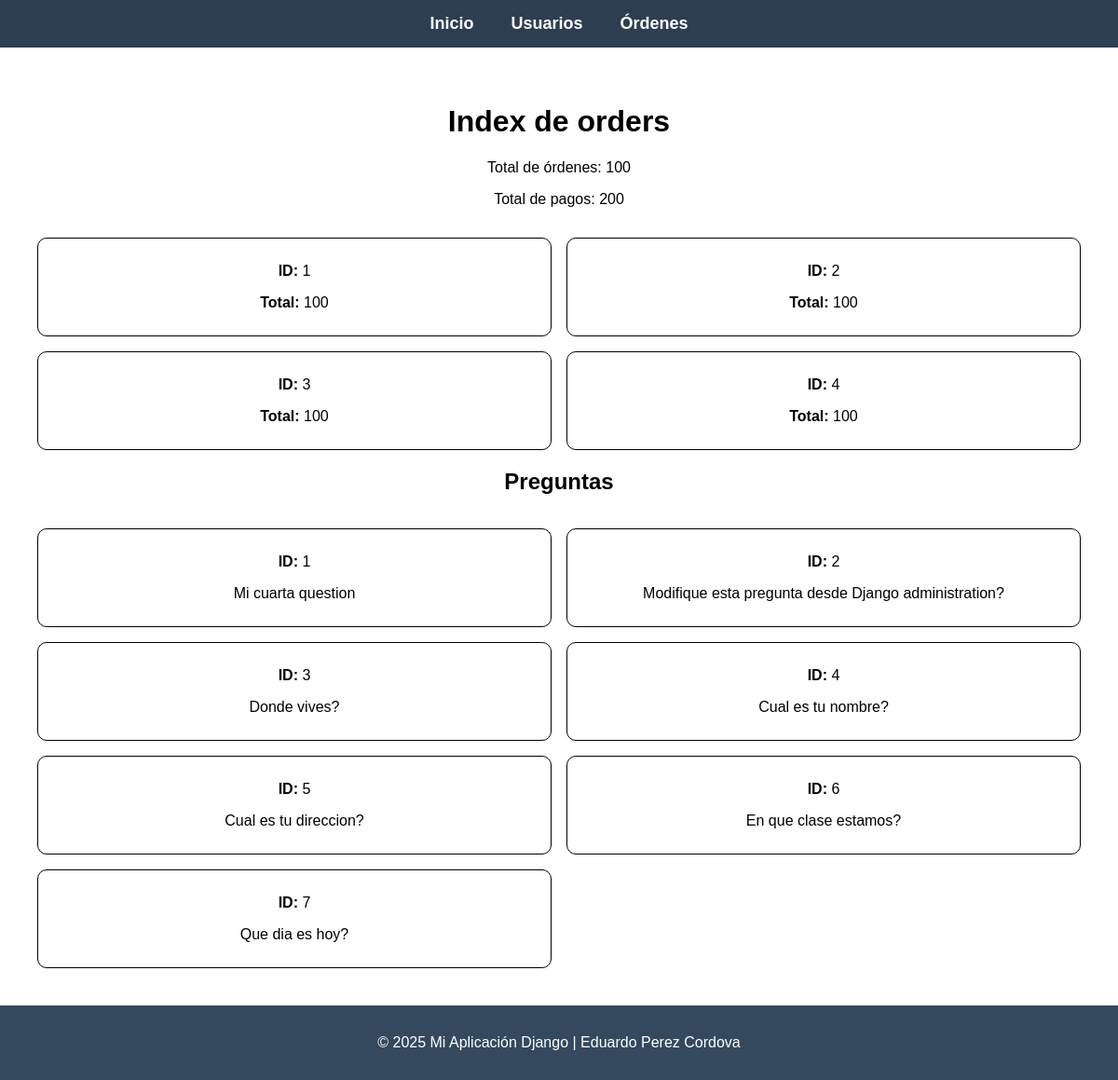
The app's page /orders/list with its own data.
### orders/models.py (models this page shows, shortened)
class Question(models.Model):
    question_text = models.CharField(max_length=200)
    pub_date = models.DateTimeField("date published")

### orders/views.py (the view)
# urls.py: path("list", views.indexOrders, name="order-list"),
def indexOrders(request):
    questions = Question.objects.all()
    data = {
        "questions":questions,
        "titulo":"Index de orders",
        "total_orders":100,
        "total_payments":200,
        "orders":[
            {
                 "id":1, "total":100
            },
        {
            "id":2, "total":100
        },
        {
            "id":3, "total":100
        },
        {
            "id":4, "total":100
        }
        ]
    }
    return render(request,'orders/index.html',data)

### modelo_app/templates/orders/index.html
{% extends "base/base.html" %}
{% load static %}
{% block styles %}
    <link rel="stylesheet" href="{% static 'css/orders.css' %}">
{% endblock %}
{% block content %}
    <div class="orders-section">
        <h1>{{ titulo }}</h1>
        <p>Total de órdenes: {{ total_orders }}</p>
        <p>Total de pagos: {{ total_payments }}</p>
        <div class="orders-container">
            {% for item in orders %}
                <div class="order-card">
                    <p><strong>ID:</strong> {{ item.id }}</p>
                    <p><strong>Total:</strong> {{ item.total }}</p>
                </div>
            {% empty %}
                <p>No hay órdenes registradas.</p>
            {% endfor %}
        </div>
        <h2>Preguntas</h2>
        <div class="questions-container">
            {% for q in questions %}
                <div class="question-card">
                    <p><strong>ID:</strong> {{ q.id }}</p>
                    <p>{{ q.question_text }}</p>
                </div>
            {% empty %}
                <p>No hay preguntas registradas.</p>
            {% endfor %}
        </div>
    </div>
{% endblock %}

### modelo_app/static/css/menu.css (style rules this page uses)
body { display: flex; flex-direction: column; min-height: 100vh; margin: 0; padding: 0; font-family: Arial, sans-serif; }

### modelo_app/static/css/orders.css (style rules this page uses)
.orders-section { background-color: white; color: black; max-width: 1200px; margin: auto; padding: 20px; text-align: center; }
.orders-section h1, .orders-section h2 { color: black; text-align: center; }
.orders-section p { text-align: center; font-size: 16px; }
.orders-container, .questions-container { display: grid; grid-template-columns: repeat(2, 1fr); gap: 1rem; padding-top: 1rem; max-width: 100%; margin: auto; }
.order-card, .question-card { text-align: center; color: black; font-size: 20px; border: 1px solid black; padding: 10px; border-radius: 10px; background-color: rgba(255, 255, 255, 0.1); }

### records on screen
Question: id "1", question_text "Mi cuarta question"
Question: id "2", question_text "Modifique esta pregunta desde Django administration?"
Question: id "3", question_text "Donde vives?"
Question: id "4", question_text "Cual es tu nombre?"
Question: id "5", question_text "Cual es tu direccion?"
Question: id "6", question_text "En que clase estamos?"
Question: id "7", question_text "Que dia es hoy?"

### other values on screen
{{ titulo }} "Index de orders"
{{ total_orders }} "100"
{{ total_payments }} "200"
{{ item.id }} "1" "2" "3" "4"
{{ item.total }} "100" "100" "100" "100"
